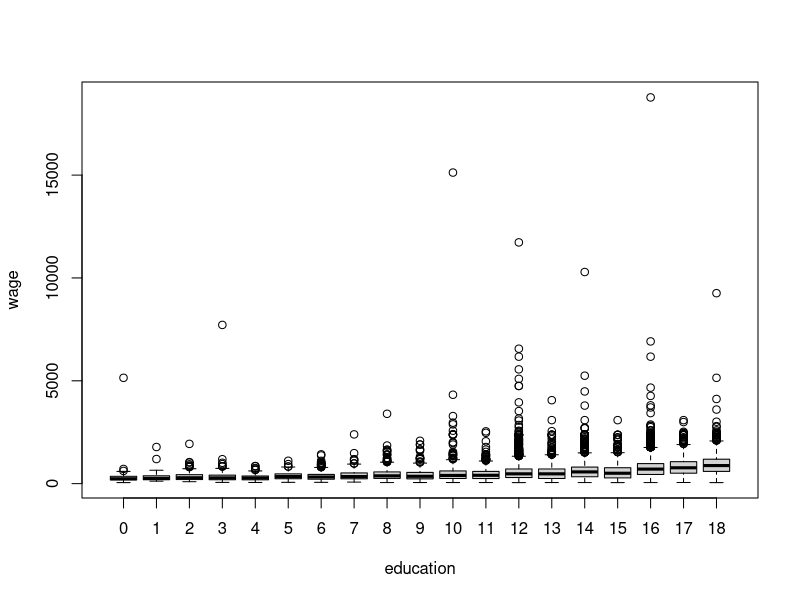
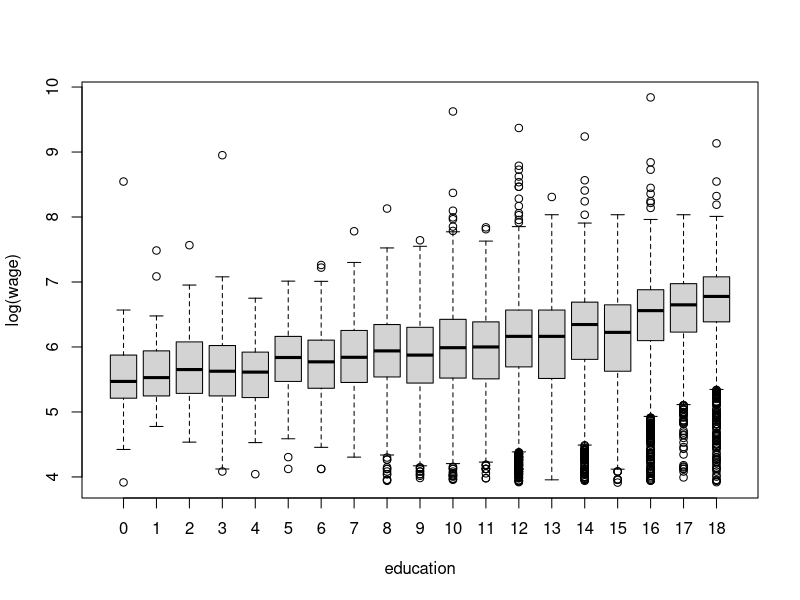
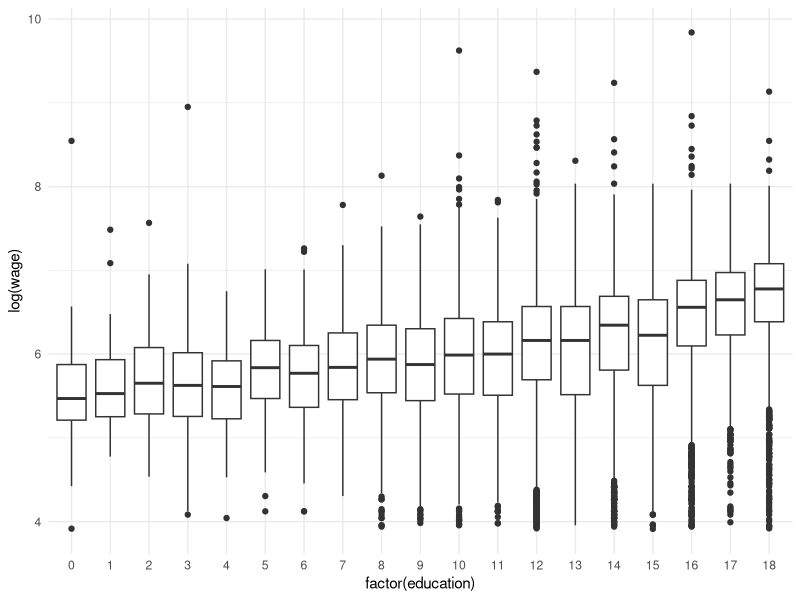

These figures' R source, in order:

library(tidyverse)
library(lmtest)
library(AER)
library(car)
library(MASS)
library(ggplot2)
data("CPS1988")
help("CPS1988")
str(CPS1988)
head(CPS1988)
with(data = CPS1988, boxplot(wage ~ education))
with(data = CPS1988, boxplot(log(wage) ~ education))
ggplot(data = CPS1988, mapping = aes(x = factor(education), y = log(wage))) +
  geom_boxplot() +
  theme_minimal()
data_cps <- with(data = CPS1988,
                 subset(x = CPS1988, subset = experience > 1 & education > 1))
